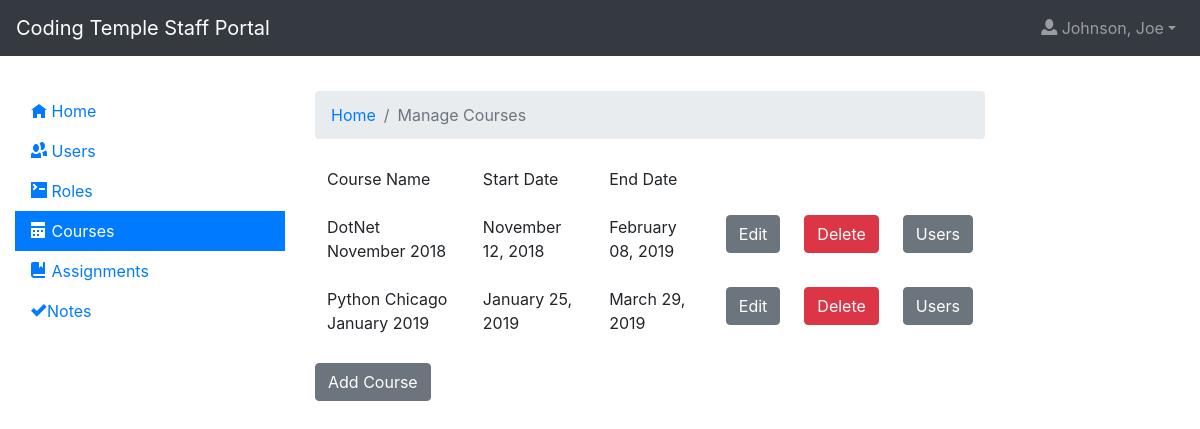
Before: /courses/ (signed in) with the older database file.
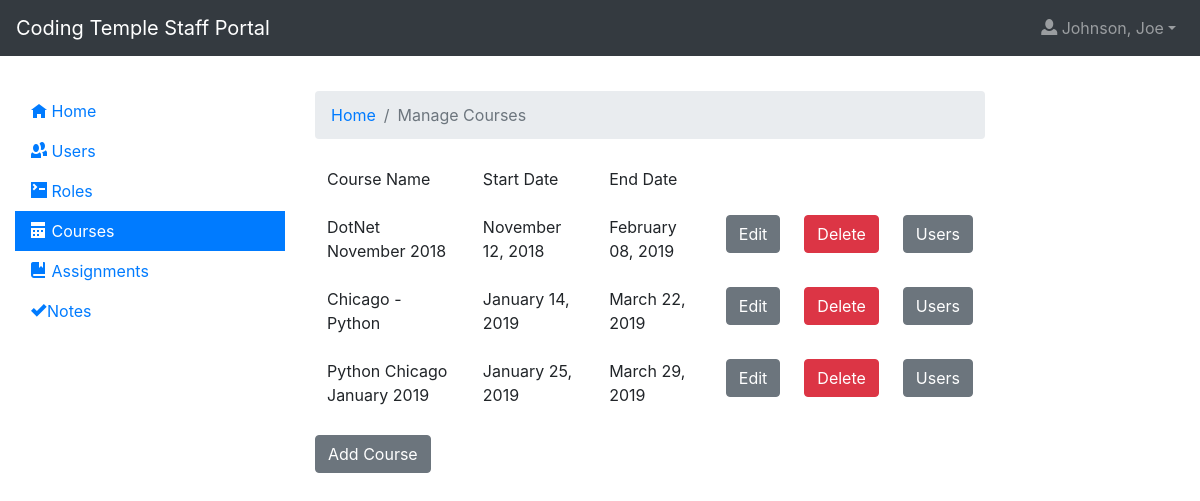
After: the same page with the newer database file.
### app/models.py (models this page shows, shortened)
class TimestampMixin(object):
    created = db.Column(
        db.DateTime, nullable=False, default=datetime.utcnow)
    updated = db.Column(db.DateTime, default=datetime.utcnow, onupdate=datetime.utcnow)

class User(UserMixin, TimestampMixin, db.Model):
  id = db.Column(db.Integer, primary_key=True)
  f_name = db.Column(db.String)
  preferred_name = db.Column(db.String)
  l_name = db.Column(db.String)
  image = db.Column(db.String, default='http://placehold.it/400x900&text=Image')
  email = db.Column(db.String, index=True, unique=True)
  bio = db.Column(db.String, default = 'Enter a bio')
  password_hash = db.Column(db.String)
  roles = db.relationship('Role', secondary=userRole, lazy='subquery', backref=db.backref('users', lazy=True))
  contact_phone = db.Column(db.String, nullable=True)
  personal_website = db.Column(db.String, nullable=True)
  street_address = db.Column(db.String, nullable=True)
  city = db.Column(db.String, nullable=True)
  state = db.Column(db.String, nullable=True)
  postal_code = db.Column(db.String, nullable=True)
  linkedin_url = db.Column(db.String, nullable=True)
  github_name = db.Column(db.String, nullable=True)
  twitter_name = db.Column(db.String, nullable=True)
  employment_histories = db.relationship('EmploymentHistory', backref='user', lazy=True)

class Course(TimestampMixin, db.Model):
  id = db.Column(db.Integer, primary_key=True)
  name = db.Column(db.String)
  start_date = db.Column(db.DateTime)
  end_date = db.Column(db.DateTime)

### app/blueprints/courses/__init__.py (the view)
@courses.route('/', methods=['GET'])
@login_required
@authorize
def index():
  context = {
      'courses': Course.query.order_by('start_date').all(),
      'title': 'Courses'
  }
  return render_template('courses/index.html', **context)

### app/models.py (called while the page is built)
@login.user_loader
def load_user(id):
  return User.query.get(int(id))

### app/blueprints/courses/templates/courses/index.html (shortened to what this page needs)
{% extends 'layout.html' %}
{% block app_content %}
    <nav aria-label="breadcrumb">
        <ol class="breadcrumb">
            <li class="breadcrumb-item"><a href="{{url_for('index')}}">Home</a></li>
            <li class="breadcrumb-item active">Manage Courses</li>
        </ol>
    </nav>
    <table class="table table-borderless">
        <tbody>
            <tr>
                <td>Course Name</td>
                <td>Start Date</td>
                <td>End Date</td>
            </tr>
            {% for course in courses %}
                <tr>
                    <td>{{course.name}}</td>
                    <td>{{ course.start_date.strftime("%B %d, %Y") }}</td>
                    <td>{{ course.end_date.strftime("%B %d, %Y") }}</td>
                    <td><a href="{{url_for('courses.edit')}}?id={{course.id}}" class="btn btn-secondary">Edit</a></td>
                    <td><form action="{{url_for('courses.delete')}}" method="POST">
                        <input type="submit" class="btn btn-danger" value="Delete" />
                    </form></td>
                    <td>
                        <a href="{{url_for('courses.usercourses')}}?id={{course.id}}" class="btn btn-secondary">Users</a>
                    </td>
                </tr>
            {% endfor %}
        </tbody>
    </table>
    <a href="{{url_for('courses.add')}}" class="btn btn-secondary">Add Course</a>
{% endblock %}

### app/templates/layout.html (shortened to what this page needs)
<!doctype html>
<html lang="en">
  <head>
    <link rel="stylesheet" href="https://stackpath.bootstrapcdn.com/bootstrap/4.1.3/css/bootstrap.min.css">
    <link rel="stylesheet" href="{{ url_for('static', filename='./css/open-iconic-bootstrap.min.css') }}">
    <link rel="stylesheet" href="//code.jquery.com/ui/1.11.4/themes/smoothness/jquery-ui.css">
    <link rel="stylesheet" href="{{ url_for('static', filename='./css/main.css') }}">
  </head>
  <body>
    {% block navbar %}
      {% include './includes/navigation.html' %}
    {% endblock %}
    {% block content %}
      <div id="main">
        <div class="container-fluid">
          <div class="row">
            <div class="col-12 col-md-3">
              {% if current_user.is_authenticated %}
                {% include 'includes/sidebar1.html' %}
              {% endif %}
            </div>
            <div class="col-12 col-md-7">
              {% block app_content %}{% endblock %}
            </div>
            <div class="col-12 col-md-2">
            </div>
          </div>
        </div>
      </div>
    {% endblock %}
  </body>
</html>

### app/templates/includes/navigation.html (shortened to what this page needs)
<nav class="navbar navbar-expand-lg sticky-top navbar-dark bg-dark">
  <a class="navbar-brand" href="{{ url_for('index') }}">Coding Temple Staff Portal</a>
  <div class="collapse navbar-collapse" id="navbarSupportedContent">
    <ul class="navbar-nav ml-auto">
        {% if not current_user.is_authenticated %}
          <li class="nav-item">
            <a class="nav-link" href="{{ url_for('account.login') }}"><span class="oi oi-account-login"></span> Login</a>
          </li>
          <li class="nav-item">
            <a class="nav-link" href="{{ url_for('account.register') }}"><span class="oi oi-thumb-up"></span> Register</a>
          </li>
        {% else %}
          <li class="nav-item dropdown">
            <a class="nav-link dropdown-toggle" data-toggle="dropdown" href="#" role="button" aria-haspopup="true" aria-expanded="false"><span class="oi oi-person" title="person" aria-hidden="true"></span> {{ "{}, {}".format(current_user.l_name, current_user.f_name) }}</a>
          </li>
        {% endif %}
    </ul>
  </div>
</nav>

### app/templates/includes/sidebar1.html
<div id="sidebar-1">
  <ul class="nav nav-pills flex-column">
      <li class="nav-item"><a class="{% if url_for('index')|string == request.url_rule|string  %}nav-link active{% else %}nav-link{% endif%}" href="{{ url_for('index') }}"><span class="oi oi-home"></span> <span class="d-none d-md-inline">Home</span></a></li>
      {% if current_user.is_authenticated and "Super User" in current_user.roles|map(attribute="name")  %}
      <li class="nav-item"><a class="{% if url_for('users.index')|string in request.url_rule|string  %}nav-link active{% else %}nav-link{% endif%}" href="{{ url_for('users.index') }}"><span class="oi oi-people"></span> <span class="d-none d-md-inline">Users</span></a></li>
      <li class="nav-item"><a class="{% if url_for('roles.index')|string in request.url_rule|string  %}nav-link active{% else %}nav-link{% endif%}" href="{{ url_for('roles.index') }}"><span class="oi oi-terminal"></span> <span class="d-none d-md-inline">Roles</span></a></li>
      <li class="nav-item"><a class="{% if url_for('courses.index')|string in request.url_rule|string  %}nav-link active{% else %}nav-link{% endif%}" href="{{ url_for('courses.index') }}"><span class="oi oi-calendar"></span> <span class="d-none d-md-inline">Courses</span></a></li>
      <li class="nav-item"><a class="{% if url_for('assignments.index')|string in request.url_rule|string  %}nav-link active{% else %}nav-link{% endif%}" href="{{ url_for('assignments.index') }}"><span class="oi oi-book"></span> <span class="d-none d-md-inline">Assignments</span></a></li>
      <li class="nav-item"><a class="{% if url_for('notes.index')|string in request.url_rule|string  %}nav-link active{% else %}nav-link{% endif%}" href="{{ url_for('notes.index') }}"><span class="oi oi-check"></span><span class="d-none d-md-inline">Notes</span></a></li>
      {% endif %}
  </ul>
</div>

### app/static/css/main.css (style rules this page uses)
#sidebar-1 a, .navbar { border-radius: 0; }
#main { margin-top: 35px; }

Changed rows visible on the page:
added Course: name "Chicago - Python", start_date "January 14, 2019", end_date "March 22, 2019"
